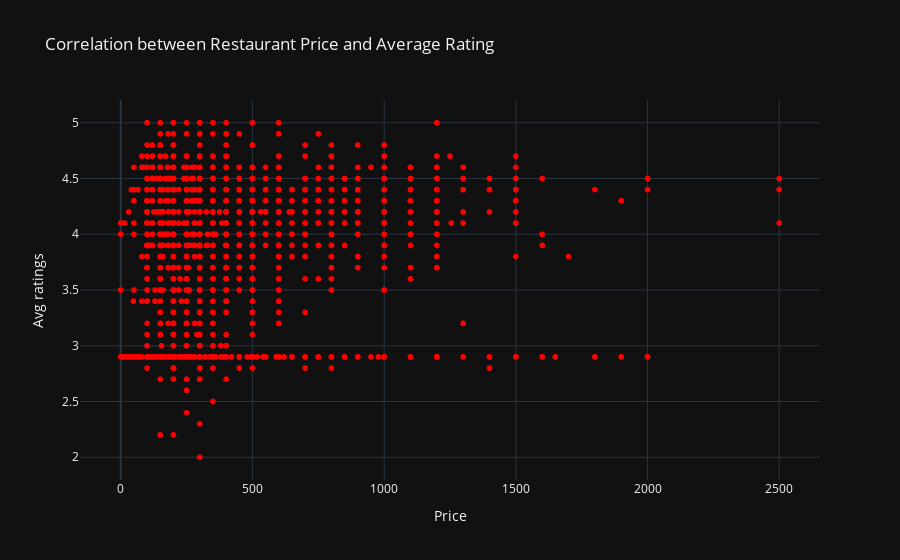

The cell this chart's notebook holds for it:
### Markdown cell above
#Correlation between Restaurant Price and Average Rating

### Code cell
# Correlation between restaurant price and average rating
fig = px.scatter(df, x='Price', y='Avg ratings', title='Correlation between Restaurant Price and Average Rating', color_discrete_sequence=['red'])
fig.update_layout(template="plotly_dark")
fig.show()

### Figure 1 — Plotly figure (JSON) as saved in the notebook; plotly's stock layout.template omitted (floating-point values rounded to 4 significant figures; data arrays with more than 128 entries replaced by an {"elided": "..."} marker saying what was removed)
{"data": [{"hovertemplate": "Price=%{x}<br>Avg ratings=%{y}<extra></extra>", "legendgroup": "", "marker": {"color": "red", "symbol": "circle"}, "mode": "markers", "name": "", "showlegend": false, "type": "scattergl", "x": {"elided": "8680 int values"}, "xaxis": "x", "y": {"elided": "8680 float values"}, "yaxis": "y"}], "layout": {"autosize": true, "legend": {"tracegroupgap": 0}, "title": {"text": "Correlation between Restaurant Price and Average Rating"}, "xaxis": {"anchor": "y", "autorange": true, "domain": [0, 1], "range": [-151.5, 2652.0], "title": {"text": "Price"}, "type": "linear"}, "yaxis": {"anchor": "x", "autorange": true, "domain": [0, 1], "range": [1.752, 5.248], "title": {"text": "Avg ratings"}, "type": "linear"}}}
